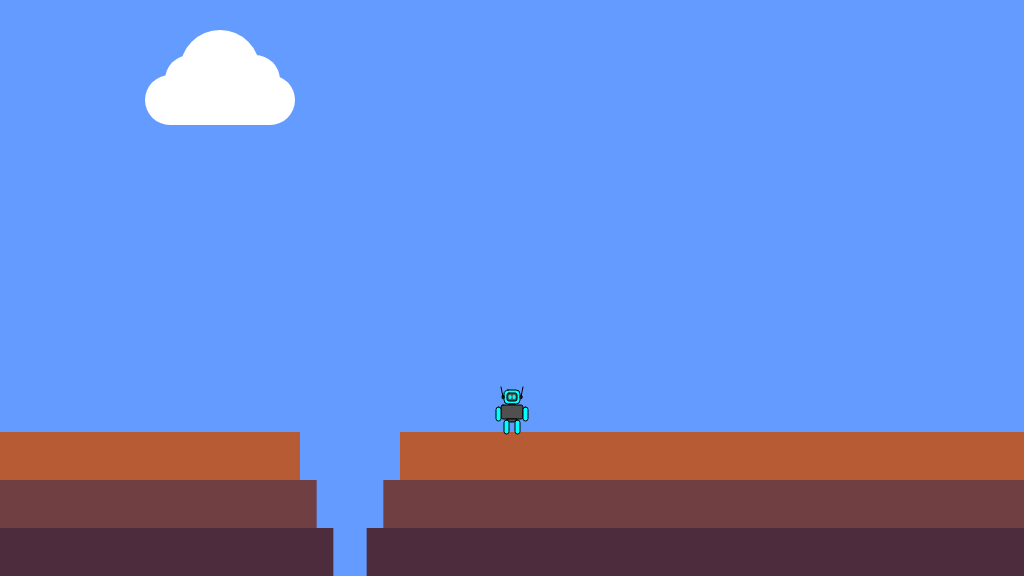
Frame 1 (no input)
Frame 60 (no input): identical to frame 1, image omitted
Frame 120 (the mouse pressed at the canvas centre since frame 60): identical to frame 1, image omitted

The p5.js sketch that drew this single still picture (run headless with seeded random() and noise() and a simulated clock; from frame 60 on, the mouse is pressed at the canvas centre):

// p5.js sketch
// ── sketch.js
/*

The Game Project

Week 3

Game interaction

*/


var gameChar_x;
var gameChar_y;
var floorPos_y;
var isLeft;
var isRight;
var isJumping;
var isFalling;
var isPlummeting;
var jumpLimit;

function setup()
{
	createCanvas(1024, 576);
	floorPos_y = height * 3/4;
	gameChar_x = width/2;
	gameChar_y = floorPos_y;
	isLeft = false;
	isRight = false;
	isJumping = false;
	isFalling = false;
	isPlummeting = false;
	jumpLimit = floorPos_y - 50;

	// Drawing
	cloud = {x_pos: 20, y_pos: 100};
	canyon = {x_pos: 300, width: 100};
}

function draw()
{

	///////////DRAWING CODE//////////

	background(100,155,255); //fill the sky blue
	// Cloud
	noStroke();
	fill(255);
	ellipse(cloud.x_pos+150, cloud.y_pos, 50, 50)
	ellipse(cloud.x_pos+200, cloud.y_pos-30, 80, 80)
	ellipse(cloud.x_pos+250, cloud.y_pos, 50, 50)
	ellipse(cloud.x_pos+170, cloud.y_pos-20, 50, 50)
	ellipse(cloud.x_pos+235, cloud.y_pos-20, 50, 50)
	rect(cloud.x_pos+150, cloud.y_pos, 100, 50)
	fill(100, 155, 255);
	rect(cloud.x_pos+100, cloud.y_pos+25, 200, 100);

	noStroke();
	fill(0,155,0);
	rect(0, floorPos_y, width, height - floorPos_y); //draw some green ground

	//draw the canyon
	// A canyon
	noStroke();
	// First Layer
	fill(182,91,52);
	rect(0, floorPos_y, width, (height-floorPos_y)/3)
	// Second Layer
	fill(111,63,65);
	rect(0, floorPos_y+((height-floorPos_y)/3), width, (height-floorPos_y)/3);
	// Third Layer
	fill(77,44,62);
	rect(0, floorPos_y+2*((height-floorPos_y)/3), width, (height-floorPos_y)/3);
	// Canyon
	rectMode(CORNER);
	fill(100, 155, 255);
	rect(canyon.x_pos, floorPos_y, canyon.width, (height-floorPos_y)/3);
	rect(canyon.x_pos+canyon.width/6, floorPos_y+((height-floorPos_y)/3), 2*(canyon.width/3), (height-floorPos_y)/3);
	rect(canyon.x_pos+canyon.width/3, floorPos_y+2*((height-floorPos_y)/3), canyon.width/3, (height-floorPos_y)/3);
	// Refix
	rectMode(CORNER);

	//the game character
	if(isLeft && (isJumping || isFalling))
	{
		// add your jumping-left code
		//Jumping to the left
		//Setup
		noFill();
		stroke(0);
		rectMode(CENTER);
		angleMode(DEGREES);
		//head
		fill(0,255,255);
		rect(gameChar_x, gameChar_y-35, 8, 14, 3)
		//ears
		fill(80,80,80)
		ellipse(gameChar_x, gameChar_y-35, 2, 4)
		//antenna
		line(gameChar_x, gameChar_y-35, gameChar_x+4, gameChar_y-45)
		//neck
		fill(80,80,80)
		rect(gameChar_x, gameChar_y-27.5, 3, 1)
		//right arm (covered one)
		fill(0,255,255);
		quad(gameChar_x, gameChar_y-20.5, gameChar_x, gameChar_y-25.5, gameChar_x-11, gameChar_y-25.5, gameChar_x-11, gameChar_y-20.5)
		arc(gameChar_x, gameChar_y-23, 5, 5, 0, 360, OPEN)
		arc(gameChar_x-11, gameChar_y-23, 5, 5, 75, 290, OPEN)
		//right leg
		fill(0,255,255);
		quad(gameChar_x, gameChar_y-20.5+12, gameChar_x, gameChar_y-25.5+12, gameChar_x-11, gameChar_y-25.5+12, gameChar_x-11, gameChar_y-20.5+12)
		arc(gameChar_x, gameChar_y-23+12, 5, 5, 0, 360, OPEN)
		arc(gameChar_x-11, gameChar_y-23+12, 5, 5, 75, 290, OPEN)
		//chest
		fill(80,80,80)
		rect(gameChar_x, gameChar_y-20, 11, 14, 2)
		noFill()
		// trouser
		fill(80,80,80)
		quad(gameChar_x-2.5, gameChar_y-13, gameChar_x+2.5, gameChar_y-13, gameChar_x, gameChar_y-10, gameChar_x, gameChar_y-10)
		//left leg
		fill(0,255,255)
		quad(gameChar_x-1.5, gameChar_y-21+12, gameChar_x+1.5, gameChar_y-25+12, gameChar_x+13.5, gameChar_y-21+12, gameChar_x+11, gameChar_y-17+12)
		arc(gameChar_x, gameChar_y-23+12, 5, 5, 75, 310, OPEN)
		arc(gameChar_x+12, gameChar_y-19+12, 5, 5, 270, 125, OPEN)
		noFill();
		//left arm
		fill(0,255,255)
		quad(gameChar_x-1.5, gameChar_y-21, gameChar_x+1.5, gameChar_y-25, gameChar_x+13.5, gameChar_y-21, gameChar_x+11, gameChar_y-17)
		arc(gameChar_x, gameChar_y-23, 5, 5, 75, 310, OPEN)
		arc(gameChar_x+12, gameChar_y-19, 5, 5, 270, 125, OPEN)
		//Refix
		rectMode(CORNER);
	}
	else if(isRight && (isJumping || isFalling))
	{
		// add your jumping-right code
		//Jumping right
		//Setup
		noFill();
		stroke(0);
		rectMode(CENTER);
		angleMode(DEGREES);
		//head
		fill(0,255,255);
		rect(gameChar_x, gameChar_y-35, 8, 14, 3)
		//ears
		fill(80,80,80)
		ellipse(gameChar_x, gameChar_y-35, 2, 4)
		//antenna
		line(gameChar_x, gameChar_y-35, gameChar_x-4, gameChar_y-45)
		//neck
		fill(80,80,80)
		rect(gameChar_x, gameChar_y-27.5, 3, 1)
		//left arm (covered one)
		fill(0,255,255);
		quad(gameChar_x, gameChar_y-20.5, gameChar_x, gameChar_y-25.5, gameChar_x+11, gameChar_y-25.5, gameChar_x+11, gameChar_y-20.5)
		arc(gameChar_x, gameChar_y-23, 5, 5, 110, 300, OPEN)
		arc(gameChar_x+11, gameChar_y-23, 5, 5, 245, 100, OPEN)
		//left leg
		fill(0,255,255);
		quad(gameChar_x, gameChar_y-20.5+12, gameChar_x, gameChar_y-25.5+12, gameChar_x+11, gameChar_y-25.5+12, gameChar_x+11, gameChar_y-20.5+12)
		arc(gameChar_x, gameChar_y-23+12, 5, 5, 110, 300, OPEN)
		arc(gameChar_x+11, gameChar_y-23+12, 5, 5, 245, 100, OPEN)
		//chest
		fill(80,80,80)
		rect(gameChar_x, gameChar_y-20, 11, 14, 2)
		noFill()
		// trouser
		fill(80,80,80)
		quad(gameChar_x-2.5, gameChar_y-13, gameChar_x+2.5, gameChar_y-13, gameChar_x, gameChar_y-10, gameChar_x, gameChar_y-10)
		//right leg
		fill(0,255,255)
		quad(gameChar_x+1.5, gameChar_y-21+12, gameChar_x-1.5, gameChar_y-25+12, gameChar_x-13.5, gameChar_y-21+12, gameChar_x-11, gameChar_y-17+12)
		arc(gameChar_x, gameChar_y-23+12, 5, 5, 220, 80, OPEN)
		arc(gameChar_x-12, gameChar_y-19+12, 5, 5, 45, 250, OPEN)
		noFill();
		//right arm
		fill(0,255,255)
		quad(gameChar_x+1.5, gameChar_y-21, gameChar_x-1.5, gameChar_y-25, gameChar_x-13.5, gameChar_y-21, gameChar_x-11, gameChar_y-17)
		arc(gameChar_x, gameChar_y-23, 5, 5, 220, 80, OPEN)
		arc(gameChar_x-12, gameChar_y-19, 5, 5, 45, 250, OPEN)
		//Refix
		rectMode(CORNER);
	}
	else if(isLeft)
	{
		// add your walking left code
		//Walking, turned left
		//Setup
		noFill();
		stroke(0);
		rectMode(CENTER);
		angleMode(DEGREES);
		//head
		fill(0,255,255)
		rect(gameChar_x, gameChar_y-35, 8, 14, 3)
		//ears
		fill(80,80,80)
		ellipse(gameChar_x, gameChar_y-35, 2, 4)
		noFill()
		//antenna
		line(gameChar_x, gameChar_y-35, gameChar_x+2, gameChar_y-45)
		//neck
		fill(80,80,80)
		rect(gameChar_x, gameChar_y-27.5, 3, 1)
		//right arm (covered one)
		fill(0,255,255);
		quad(gameChar_x+1.5, gameChar_y-21, gameChar_x-1.5, gameChar_y-25, gameChar_x-11, gameChar_y-21, gameChar_x-9.5, gameChar_y-16.4)
		arc(gameChar_x, gameChar_y-23, 5, 5, 235, 70)
		arc(gameChar_x-9.4, gameChar_y-19, 5, 5, 70, 235)
		//right leg
		fill(0,255,255);
		quad(gameChar_x+1.5, gameChar_y-21+12, gameChar_x-1.5, gameChar_y-25+12, gameChar_x-11, gameChar_y-21+12, gameChar_x-9.5, gameChar_y-16+12)
		arc(gameChar_x, gameChar_y-23+12, 5, 5, 235, 70)
		arc(gameChar_x-9.4, gameChar_y-19+12, 5, 5, 70, 235)
		//chest
		fill(80,80,80)
		rect(gameChar_x, gameChar_y-20, 11, 14, 2)
		noFill()
		// trouser
		fill(80,80,80)
		quad(gameChar_x-2.5, gameChar_y-13, gameChar_x+2.5, gameChar_y-13, gameChar_x, gameChar_y-10, gameChar_x, gameChar_y-10)
		//left leg
		fill(0,255,255)
		quad(gameChar_x-2.5, gameChar_y-23+12, gameChar_x+1.9, gameChar_y-25+12, gameChar_x+6, gameChar_y-12+12, gameChar_x+1.6, gameChar_y-10+12)
		arc(gameChar_x, gameChar_y-23+12, 5, 5, 160, 345)
		arc(gameChar_x+3.4, gameChar_y-12+12, 5, 5, 345, 160)
		noFill();
		//left arm
		fill(0,255,255)
		quad(gameChar_x-2.5, gameChar_y-23, gameChar_x+1.9, gameChar_y-25, gameChar_x+6, gameChar_y-12, gameChar_x+1.6, gameChar_y-10)
		arc(gameChar_x, gameChar_y-23, 5, 5, 160, 345)
		arc(gameChar_x+3.4, gameChar_y-12, 5, 5, 345, 160)
		noFill();	
		//Refix
		rectMode(CORNER);
	}
	else if(isRight)
	{
		// add your walking right code
		//Walking, turned right
		//Setup
		noFill();
		stroke(0);
		rectMode(CENTER);
		angleMode(DEGREES);
		//head
		fill(0,255,255);
		rect(gameChar_x, gameChar_y-35, 8, 14, 3)
		//ears
		fill(80,80,80)
		ellipse(gameChar_x, gameChar_y-35, 2, 4)
		//antenna
		line(gameChar_x, gameChar_y-35, gameChar_x-2, gameChar_y-45)
		//neck
		fill(80,80,80)
		rect(gameChar_x, gameChar_y-27.5, 3, 1)
		//left arm (covered one)
		fill(0,255,255);
		quad(gameChar_x-1.5, gameChar_y-21, gameChar_x+1.5, gameChar_y-25, gameChar_x+11, gameChar_y-21, gameChar_x+9.5, gameChar_y-16.4)
		arc(gameChar_x, gameChar_y-23, 5, 5, 110, 300)
		arc(gameChar_x+9.4, gameChar_y-19, 5, 5, 300, 110)
		//left leg
		fill(0,255,255);
		quad(gameChar_x-1.5, gameChar_y-21+12, gameChar_x+1.5, gameChar_y-25+12, gameChar_x+11, gameChar_y-21+12, gameChar_x+9.5, gameChar_y-16+12)
		arc(gameChar_x, gameChar_y-23+12, 5, 5, 110, 300)
		arc(gameChar_x+9.4, gameChar_y-19+12, 5, 5, 300, 110)
		//chest
		fill(80,80,80)
		rect(gameChar_x, gameChar_y-20, 11, 14, 2)
		noFill()
		// trouser
		fill(80,80,80)
		quad(gameChar_x-2.5, gameChar_y-13, gameChar_x+2.5, gameChar_y-13, gameChar_x, gameChar_y-10, gameChar_x, gameChar_y-10)
		//rght leg
		fill(0,255,255)
		quad(gameChar_x+2.5, gameChar_y-23+12, gameChar_x-1.9, gameChar_y-25+12, gameChar_x-6, gameChar_y-12+12, gameChar_x-1.6, gameChar_y-10+12)
		arc(gameChar_x, gameChar_y-23+12, 5, 5, 200, 45)
		arc(gameChar_x-3.4, gameChar_y-12+12, 5, 5, 45, 200)
		noFill();
		//right arm
		fill(0,255,255)
		quad(gameChar_x+2.5, gameChar_y-23, gameChar_x-1.9, gameChar_y-25, gameChar_x-6, gameChar_y-12, gameChar_x-1.6, gameChar_y-10)
		arc(gameChar_x, gameChar_y-23, 5, 5, 200, 45)
		arc(gameChar_x-3.4, gameChar_y-12, 5, 5, 45, 200)
		noFill();	
		//Refix
		rectMode(CORNER);
	}
	else if(isJumping || isFalling || isPlummeting)
	{
		// add your jumping facing forwards code
		//Jumping facing forwards
		//Setup
		noFill();
		stroke(0);
		rectMode(CENTER);
		angleMode(DEGREES);
		//head
		fill(0,255,255)
		rect(gameChar_x, gameChar_y-35, 16, 14, 4)
		fill(80,80,80)
		rect(gameChar_x, gameChar_y-35, 10, 8, 2)
		//eyes
		fill(0,255,255)
		stroke(0,255,255)
		ellipse(gameChar_x-2, gameChar_y-35, 2, 4)
		ellipse(gameChar_x+2, gameChar_y-35, 2, 4)
		stroke(0)
		//ears
		fill(80,80,80)
		ellipse(gameChar_x-9, gameChar_y-35, 2, 4)
		ellipse(gameChar_x+9, gameChar_y-35, 2, 4)
		noFill()
		//antenna
		line(gameChar_x-9, gameChar_y-35, gameChar_x-11, gameChar_y-45)
		line(gameChar_x+9, gameChar_y-35, gameChar_x+11, gameChar_y-45)
		//neck
		fill(0,255,255)
		rect(gameChar_x, gameChar_y-27.5, 6, 1)
		//chest
		fill(80,80,80)
		rect(gameChar_x, gameChar_y-20, 22, 14, 2)
		//left arm
		fill(0,255,255)
		quad(gameChar_x-11.5, gameChar_y-26, gameChar_x-15.5, gameChar_y-23, gameChar_x-22.5, gameChar_y-33, gameChar_x-18.5, gameChar_y-36)
		arc(gameChar_x-14, gameChar_y-25, 5, 5, 333, 135)
		arc(gameChar_x-21, gameChar_y-35, 5, 5, 108, 350, OPEN)
		//right arm
		fill(0,255,255)
		quad(gameChar_x+15, gameChar_y-23, gameChar_x+12, gameChar_y-27, gameChar_x+19, gameChar_y-36.5, gameChar_x+23.5, gameChar_y-34)
		arc(gameChar_x+13.5, gameChar_y-25, 5, 5, 40, 250, OPEN)
		arc(gameChar_x+21, gameChar_y-35, 5, 5, 200, 40, OPEN)
		// trouser
		fill(80,80,80)
		quad(gameChar_x-5, gameChar_y-13, gameChar_x+5, gameChar_y-13, gameChar_x+2.5, gameChar_y-10, gameChar_x-2.5, gameChar_y-10)
		//left leg
		fill(0,255,255)
		quad(gameChar_x-4, gameChar_y-8, gameChar_x-7, gameChar_y-12, gameChar_x-16.5, gameChar_y-7, gameChar_x-13.5, gameChar_y-3)
		arc(gameChar_x-5.5, gameChar_y-10, 5, 5, 220, 70, OPEN)
		arc(gameChar_x-15, gameChar_y-5, 5, 5, 40, 250, OPEN)
		//right leg
		fill(0,255,255)
		quad(gameChar_x+3.8, gameChar_y-8, gameChar_x+7, gameChar_y-12, gameChar_x+15.2, gameChar_y-1, gameChar_x+11.5, gameChar_y+2)
		arc(gameChar_x+5.5, gameChar_y-10, 5, 5, 120, 340, OPEN)
		arc(gameChar_x+13, gameChar_y, 5, 5, 320, 150, OPEN)
		//Refix
		rectMode(CORNER);
	}
	else
	{
		// add your standing front facing code
		//Standing, facing frontwards
		//Setup
		noFill();
		stroke(0);
		rectMode(CENTER);
		//head
		fill(0,255,255)
		rect(gameChar_x, gameChar_y-35, 16, 14, 4)
		fill(80,80,80)
		rect(gameChar_x, gameChar_y-35, 10, 8, 2)
		//eyes
		fill(0,255,255)
		stroke(0,255,255)
		ellipse(gameChar_x-2, gameChar_y-35, 2, 4)
		ellipse(gameChar_x+2, gameChar_y-35, 2, 4)
		stroke(0)
		//ears
		fill(80,80,80)
		ellipse(gameChar_x-9, gameChar_y-35, 2, 4)
		ellipse(gameChar_x+9, gameChar_y-35, 2, 4)
		noFill()
		//antenna
		line(gameChar_x-9, gameChar_y-35, gameChar_x-11, gameChar_y-45)
		line(gameChar_x+9, gameChar_y-35, gameChar_x+11, gameChar_y-45)
		//neck
		rect(gameChar_x, gameChar_y-27.5, 6, 1)
		//chest
		fill(80,80,80)
		rect(gameChar_x, gameChar_y-20, 22, 14, 2)
		//left arm
		fill(0,255,255)
		rect(gameChar_x-13.5, gameChar_y-18, 5, 14, 2.5)
		//right arm
		rect(gameChar_x+13.5, gameChar_y-18, 5, 14, 2.5)
		// trouser
		fill(80,80,80)
		quad(gameChar_x-5, gameChar_y-13, gameChar_x+5, gameChar_y-13, gameChar_x+2.5, gameChar_y-10, gameChar_x-2.5, gameChar_y-10)
		//left leg
		fill(0,255,255)
		rect(gameChar_x-5.5, gameChar_y-5, 5, 14, 2.5)
		//right leg
		rect(gameChar_x+5.5, gameChar_y-5, 5, 14, 2.5)
		//Refix
		rectMode(CORNER);
	}

	///////////INTERACTION CODE//////////
	//Put conditional statements to move the game character below here
	if(isLeft == true){
		gameChar_x -= 5;
	}else if(isRight == true){
		gameChar_x += 5;
	}
	if(isJumping == true){
		if(gameChar_y > jumpLimit){
			gameChar_y -= 5;
		}else{
			isJumping = false;
			isFalling = true;
		}
	}
	if(isFalling == true){
		if(gameChar_y < floorPos_y){
			gameChar_y += 5;
		}else{
			gameChar_y = floorPos_y;
			isFalling = false;
		}
	}
}


function keyPressed()
{
	// if statements to control the animation of the character when
	// keys are pressed.
	if(key == "ArrowLeft" || key == "a"){
		isLeft = true;
		console.log("Left clicked");
	}else if(key == "ArrowRight" || key == "d"){
		isRight = true;
		console.log("Right clicked");
	}
	if((key == "ArrowUp" || key == "w" || key == " ") && isJumping == false && isFalling == false){
		isJumping = true;
	}
	//open up the console to see how these work
	console.log("keyPressed: " + key);
	console.log("keyPressed: " + keyCode);
}

function keyReleased()
{
	// if statements to control the animation of the character when
	// keys are released.
	if(key == "ArrowLeft" || key == "a"){
		isLeft = false;
		console.log("Left released");
	}else if(key == "ArrowRight" || key == "d"){
		isRight = false;
		console.log("Right released");
	}
	console.log("keyReleased: " + key);
	console.log("keyReleased: " + keyCode);
}
